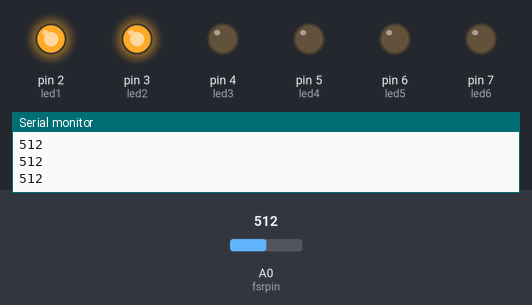
This sketch was run on a simulated Arduino Uno, built with avr-gcc and run on an emulated ATmega328P. Shown: output pins drawn as LEDs (lit = HIGH), the last lines printed to the serial monitor. Inputs (shaded band) come from the test bench; at power-on: A0 (fsrpin) = 512.

Above: at 1.2 s.
1.3 s: A0 (fsrpin) set to 534
2.8 s: A0 (fsrpin) set to 565
At 3.5 s:
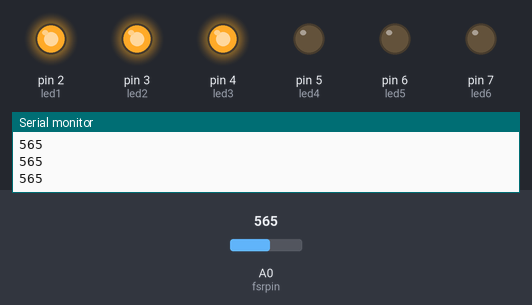
4.3 s: A0 (fsrpin) set to 641
5.8 s: A0 (fsrpin) set to 665
At 7.0 s:
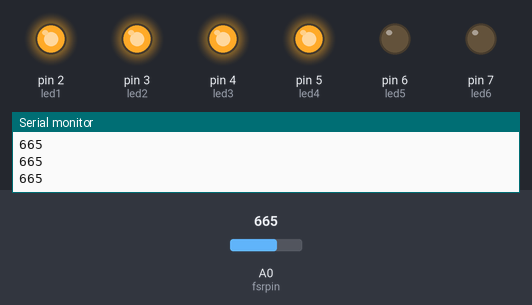
7.3 s: A0 (fsrpin) set to 440
At 8.0 s:
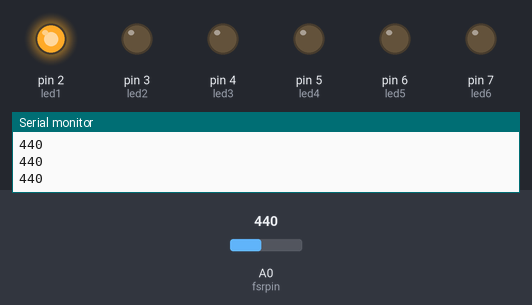
8.8 s: A0 (fsrpin) set to 460
At 9.3 s:
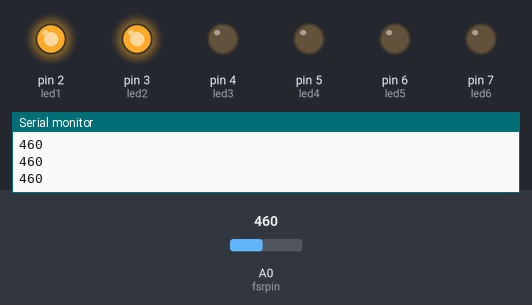
Timing chart, 0 to 11.3 s (numbered marks = the images above; inputs shaded):
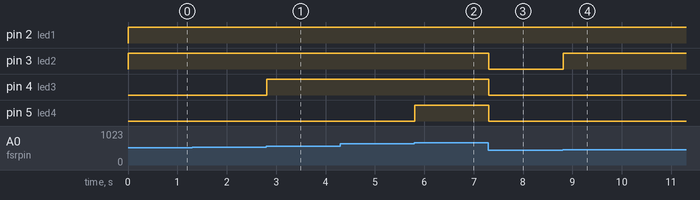

The sketch:

FSR_LED_Multiple.ino
```cpp
// Define pins:
#define fsrpin A0
#define led1 2
#define led2 3
#define led3 4
#define led4 5
#define led5 6
#define led6 7

// Define variables:
int fsrreading;

void setup() {
  // Begin serial communication at a baud rate of 9600:
  Serial.begin(9600);
  // Set LED pins as output:
  pinMode(led1, OUTPUT);
  pinMode(led2, OUTPUT);
  pinMode(led3, OUTPUT);
  pinMode(led4, OUTPUT);
  pinMode(led5, OUTPUT);
  pinMode(led6, OUTPUT);
}

void loop() {
  // Read the FSR pin and store the output as fsrreading:
  fsrreading = analogRead(fsrpin);

  // Print the fsrreading in the serial monitor:
  Serial.println(fsrreading);

  // Control the LEDs:
  if (fsrreading > 200) {
    digitalWrite(led1, HIGH);
  }
  else digitalWrite(led1, LOW);
  if (fsrreading > 450) {
    digitalWrite(led2, HIGH);
  }
  else digitalWrite(led2, LOW);
  if (fsrreading > 550) {
    digitalWrite(led3, HIGH);
  }
  else digitalWrite(led3, LOW);
  if (fsrreading > 650) {
    digitalWrite(led4, HIGH);
  }
  else digitalWrite(led4, LOW);
  if (fsrreading > 800) {
    digitalWrite(led5, HIGH);
  }
  else digitalWrite(led5, LOW);
  if (fsrreading > 900) {
    digitalWrite(led6, HIGH);
  }
  else digitalWrite(led6, LOW);
}
```

Measured:
- the behaviour switches between 550 and 551 on A0 (fsrpin) (found by bisection; images 0 and 1)
- the behaviour switches between 650 and 651 on A0 (fsrpin) (found by bisection; images 1 and 2)
- the behaviour switches between 450 and 451 on A0 (fsrpin) (found by bisection; images 3 and 4)
- after the input at 2.8 s, pin 4 (led3): LOW → HIGH at once
- after the input at 5.8 s, pin 5 (led4): LOW → HIGH at once
- after the input at 7.3 s, pin 3 (led2), pin 4 (led3), pin 5 (led4): HIGH → LOW at once
- after the input at 8.8 s, pin 3 (led2): LOW → HIGH at once
